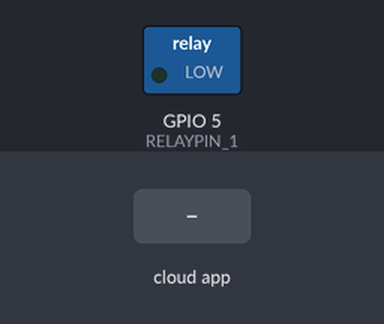
The sketch below on a simulated ESP8266 (NodeMCU). Shown: switched loads named in the sketch (green lamp = pin HIGH). Inputs (shaded band) come from the test bench. WiFi joins after 1.5 s; servers stay silent unless stated; what the sketch prints to the serial monitor is not drawn.

Above: at 2.7 s.
2.8 s: the phone or cloud app sets 685eab13f64d827f969b653b to 1
At 3.4 s:
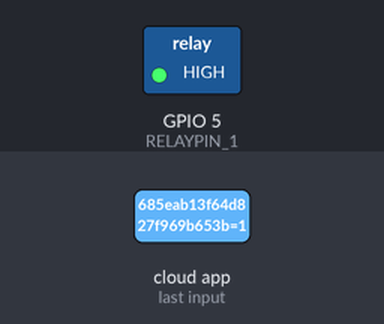
4.3 s: the phone or cloud app sets 685eab13f64d827f969b653b to 0
At 5.7 s:
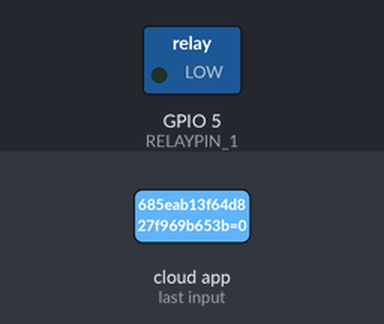
Timing chart, 0 to 7.3 s (numbered marks = the images above; inputs shaded):
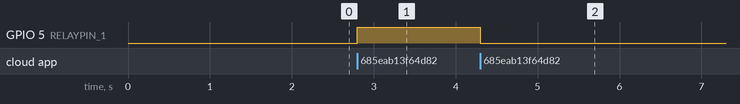

The sketch:

working_iot_project.ino
```cpp
#ifdef ENABLE_DEBUG
   #define DEBUG_ESP_PORT Serial
   #define NODEBUG_WEBSOCKETS
   #define NDEBUG
#endif

#include <Arduino.h>
#if defined(ESP8266)
  #include <ESP8266WiFi.h>
#elif defined(ESP32) || defined(ARDUINO_ARCH_RP2040)
  #include <WiFi.h>
#endif

#include "SinricPro.h"
#include "SinricProSwitch.h"

#define WIFI_SSID         "Ramadan Cream"
#define WIFI_PASS         "Ma sha Allah 112"
#define APP_KEY           "20023cb5-e053-425b-878d-53e182132eeb"
#define APP_SECRET        "1a8d706f-6db2-4b18-8fb5-8f1a8eb91515-571cb907-0286-45bc-8aca-ed7c303f7e4c"

#define SWITCH_ID_1       "685eab13f64d827f969b653b"
#define RELAYPIN_1        5

#define BAUD_RATE         115200                // Change baudrate to your need

bool onPowerState1(const String &deviceId, bool &state) {
 Serial.printf("Device 1 turned %s", state?"on":"off");
 digitalWrite(RELAYPIN_1, state ? HIGH:LOW);
 return true; // request handled properly
}

// setup function for WiFi connection
void setupWiFi() {
  Serial.printf("\r\n[Wifi]: Connecting");

  #if defined(ESP8266)
    WiFi.setSleepMode(WIFI_NONE_SLEEP);
    WiFi.setAutoReconnect(true);
  #elif defined(ESP32)
    WiFi.setSleep(false);
    WiFi.setAutoReconnect(true);
  #endif

  WiFi.begin(WIFI_SSID, WIFI_PASS);

  while (WiFi.status() != WL_CONNECTED) {
    Serial.printf(".");
    delay(250);
  }

  Serial.printf("connected!\r\n[WiFi]: IP-Address is %s\r\n", WiFi.localIP().toString().c_str());
}

// setup function for SinricPro
void setupSinricPro() {
  // add devices and callbacks to SinricPro
  pinMode(RELAYPIN_1, OUTPUT);

  SinricProSwitch& mySwitch1 = SinricPro[SWITCH_ID_1];
  mySwitch1.onPowerState(onPowerState1);


  // setup SinricPro
  SinricPro.onConnected([](){ Serial.printf("Connected to SinricPro\r\n"); });
  SinricPro.onDisconnected([](){ Serial.printf("Disconnected from SinricPro\r\n"); });

  SinricPro.begin(APP_KEY, APP_SECRET);
}

// main setup functio/h
void setup() {
  Serial.begin(BAUD_RATE); Serial.printf("\r\n\r\n");
  setupWiFi();
  setupSinricPro();
}

void loop() {
  SinricPro.handle();
}
```

Measured:
- after the input at 2.8 s, GPIO 5 (RELAYPIN_1): LOW → HIGH at once
- after the input at 4.3 s, GPIO 5 (RELAYPIN_1): HIGH → LOW at once
